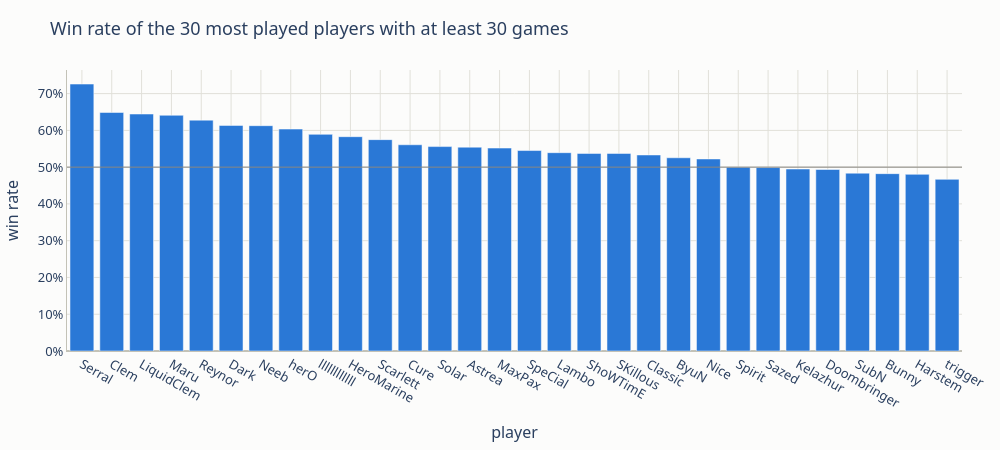

Write notebook code for a chart like this one.
### Code cell
fig = px.bar(
    leaderboard.head(30).sort("win_rate", descending=True), x="player", y="win_rate", hover_data=["games", "main_race"],
    title=f"Win rate of the 30 most played players with at least {MIN_GAMES} games", labels={"win_rate": "win rate"},
)
fig.update_yaxes(tickformat=".0%")
fig.add_hline(y=0.5, line_color="#898781", line_width=1)
viz.show(fig, "level_4_win_rate")

### Figure 1 — Plotly figure (JSON) as saved in the notebook; plotly's stock layout.template omitted (floating-point values rounded to 4 significant figures)
{"data": [{"customdata": [[938, "Z"], [484, "T"], [661, "T"], [443, "T"], [1005, "Z"], [370, "Z"], [328, "P"], [502, "P"], [353, "P"], [736, "T"], [541, "Z"], [353, "T"], [590, "Z"], [644, "P"], [520, "P"], [343, "T"], [673, "Z"], [750, "P"], [469, "P"], [422, "P"], [704, "T"], [314, "P"], [450, "T"], [447, "Z"], [394, "T"], [3065, "Z"], [459, "Z"], [396, "T"], [358, "P"], [362, "P"]], "hovertemplate": "player=%{x}<br>win rate=%{y}<br>games=%{customdata[0]}<br>main_race=%{customdata[1]}<extra></extra>", "legendgroup": "", "marker": {"color": "#2a78d6", "pattern": {"shape": ""}}, "name": "", "orientation": "v", "showlegend": false, "textposition": "auto", "type": "bar", "x": ["Serral", "Clem", "LiquidClem", "Maru", "Reynor", "Dark", "Neeb", "herO", "llllllllllll", "HeroMarine", "Scarlett", "Cure", "Solar", "Astrea", "MaxPax", "SpeCial", "Lambo", "ShoWTimE", "SKillous", "Classic", "ByuN", "Nice", "Spirit", "Sazed", "Kelazhur", "Doombringer", "SubN", "Bunny", "Harstem", "trigger"], "xaxis": "x", "y": [0.726, 0.6488, 0.6445, 0.6411, 0.6279, 0.6135, 0.6128, 0.6036, 0.5892, 0.5829, 0.5749, 0.5609, 0.5559, 0.5543, 0.5519, 0.5452, 0.5394, 0.5373, 0.5373, 0.5332, 0.5256, 0.5223, 0.5, 0.4989, 0.4949, 0.4936, 0.4837, 0.4823, 0.4804, 0.4669], "yaxis": "y"}], "layout": {"barmode": "relative", "font": {"family": "system-ui, -apple-system, Segoe UI, sans-serif", "size": 13}, "height": 450, "legend": {"orientation": "h", "title": {}, "tracegroupgap": 0, "x": 0, "xanchor": "left", "y": 1.02, "yanchor": "bottom"}, "margin": {"b": 50, "l": 60, "r": 30, "t": 70}, "paper_bgcolor": "#fcfcfb", "plot_bgcolor": "#fcfcfb", "shapes": [{"line": {"color": "#898781", "width": 1}, "type": "line", "x0": 0, "x1": 1, "xref": "x domain", "y0": 0.5, "y1": 0.5, "yref": "y"}], "title": {"text": "Win rate of the 30 most played players with at least 30 games"}, "width": 1000, "xaxis": {"anchor": "y", "domain": [0.0, 1.0], "gridcolor": "#e1e0d9", "linecolor": "#c3c2b7", "title": {"text": "player"}, "zerolinecolor": "#c3c2b7"}, "yaxis": {"anchor": "x", "domain": [0.0, 1.0], "gridcolor": "#e1e0d9", "linecolor": "#c3c2b7", "tickformat": ".0%", "title": {"text": "win rate"}, "zerolinecolor": "#c3c2b7"}}}
